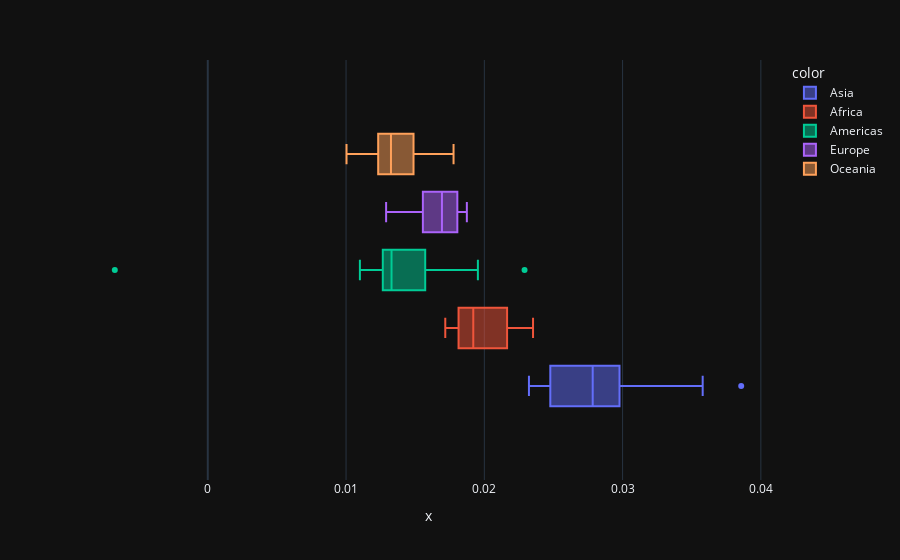

The notebook cell this image was saved under:
### Code cell
fig = px.box(
    x=defense_region['value_pct_national_income'],
    color=defense_region['region']
)

fig.show()

### Figure 1 — Plotly figure (JSON) as saved in the notebook; plotly's stock layout.template omitted (floating-point values rounded to 4 significant figures)
{"data": [{"alignmentgroup": "True", "hovertemplate": "color=Asia<br>x=%{x}<extra></extra>", "legendgroup": "Asia", "marker": {"color": "#636efa"}, "name": "Asia", "notched": false, "offsetgroup": "Asia", "orientation": "h", "showlegend": true, "type": "box", "x": [null, null, null, null, null, null, null, null, null, null, null, null, null, null, null, null, null, null, null, null, null, 0.03858, 0.03579, 0.03427, 0.03106, 0.03104, 0.03293, 0.02905, 0.02908, 0.02963, 0.03015, 0.03011, 0.02799, 0.03003, 0.03072, 0.02976, 0.02979, 0.02882, 0.02924, 0.02924, 0.02695, 0.02775, 0.0286, 0.02753, 0.0253, 0.02455, 0.02346, 0.02323, 0.02406, 0.02472, 0.02635, 0.02448, 0.02349, 0.02535, 0.02429, 0.02498, 0.02587, 0.02678, 0.0243, 0.02414, 0.02483, 0.0266, 0.02449, 0.02862, 0.02793], "x0": " ", "xaxis": "x", "y0": " ", "yaxis": "y"}, {"alignmentgroup": "True", "hovertemplate": "color=Africa<br>x=%{x}<extra></extra>", "legendgroup": "Africa", "marker": {"color": "#EF553B"}, "name": "Africa", "notched": false, "offsetgroup": "Africa", "orientation": "h", "showlegend": true, "type": "box", "x": [null, null, null, null, null, null, null, null, null, null, 0.02285, 0.02224, 0.02327, 0.02352, 0.02288, 0.02246, 0.0231, 0.02193, 0.02148, 0.02145, 0.02134, 0.02298, 0.02182, 0.01996, 0.01926, 0.01831, 0.0187, 0.01861, 0.01972, 0.02213, 0.01783, 0.01755, 0.01754, 0.01718, 0.01831, 0.01735, 0.01746, 0.01723, 0.01791, 0.01927, 0.0185, 0.01905, 0.01902, 0.01897, 0.01975, 0.02044, 0.01867, 0.01777, 0.01824, 0.01762, 0.01919, 0.01803, 0.01921, 0.01946], "x0": " ", "xaxis": "x", "y0": " ", "yaxis": "y"}, {"alignmentgroup": "True", "hovertemplate": "color=Americas<br>x=%{x}<extra></extra>", "legendgroup": "Americas", "marker": {"color": "#00cc96"}, "name": "Americas", "notched": false, "offsetgroup": "Americas", "orientation": "h", "showlegend": true, "type": "box", "x": [null, null, null, null, null, null, null, null, null, null, 0.01762, 0.01954, 0.02291, 0.01947, 0.01885, 0.01943, 0.01866, 0.01803, 0.01798, 0.01691, 0.0175, 0.01453, 0.01437, 0.01315, 0.01312, 0.01264, 0.01306, 0.0114, 0.01454, 0.01355, 0.01367, 0.01249, 0.01294, 0.01293, 0.01274, 0.01268, 0.01242, 0.01245, 0.01429, 0.01427, 0.01382, 0.01365, 0.01393, 0.01294, 0.01343, -0.006725, 0.01241, 0.01278, 0.01278, 0.012, 0.013, 0.0125, 0.011, 0.01102], "x0": " ", "xaxis": "x", "y0": " ", "yaxis": "y"}, {"alignmentgroup": "True", "hovertemplate": "color=Europe<br>x=%{x}<extra></extra>", "legendgroup": "Europe", "marker": {"color": "#ab63fa"}, "name": "Europe", "notched": false, "offsetgroup": "Europe", "orientation": "h", "showlegend": true, "type": "box", "x": [null, null, null, null, null, null, null, null, null, null, 0.018, 0.01839, 0.01839, 0.01819, 0.0179, 0.018, 0.01796, 0.0181, 0.01782, 0.01775, 0.01838, 0.01844, 0.01838, 0.01844, 0.01788, 0.01867, 0.01874, 0.01811, 0.01714, 0.01736, 0.01634, 0.01663, 0.01701, 0.01718, 0.01653, 0.0163, 0.01593, 0.01512, 0.01591, 0.01654, 0.01687, 0.01423, 0.01628, 0.0129, 0.01326, 0.01431, 0.01372, 0.01423, 0.01394, 0.01374, 0.01559, 0.01498, 0.0156, 0.01552], "x0": " ", "xaxis": "x", "y0": " ", "yaxis": "y"}, {"alignmentgroup": "True", "hovertemplate": "color=Oceania<br>x=%{x}<extra></extra>", "legendgroup": "Oceania", "marker": {"color": "#FFA15A"}, "name": "Oceania", "notched": false, "offsetgroup": "Oceania", "orientation": "h", "showlegend": true, "type": "box", "x": [null, null, null, null, null, null, null, null, null, null, 0.01504, 0.01472, 0.01449, 0.01551, 0.01685, 0.01671, 0.01546, 0.01571, 0.01564, 0.01753, 0.01778, 0.01728, 0.01544, 0.01462, 0.01295, 0.01116, 0.01294, 0.01397, 0.01336, 0.01242, 0.01202, 0.01311, 0.01274, 0.01201, 0.01154, 0.01112, 0.01097, 0.01003, 0.01135, 0.01258, 0.01223, 0.01281, 0.01281, 0.01298, 0.01432, 0.01373, 0.01393, 0.01251, 0.01367, 0.01417, 0.01351, 0.01314, 0.01176, 0.01189], "x0": " ", "xaxis": "x", "y0": " ", "yaxis": "y"}], "layout": {"boxmode": "group", "legend": {"title": {"text": "color"}, "tracegroupgap": 0}, "margin": {"t": 60}, "xaxis": {"anchor": "y", "domain": [0, 1], "title": {"text": "x"}}, "yaxis": {"anchor": "x", "domain": [0, 1]}}}
